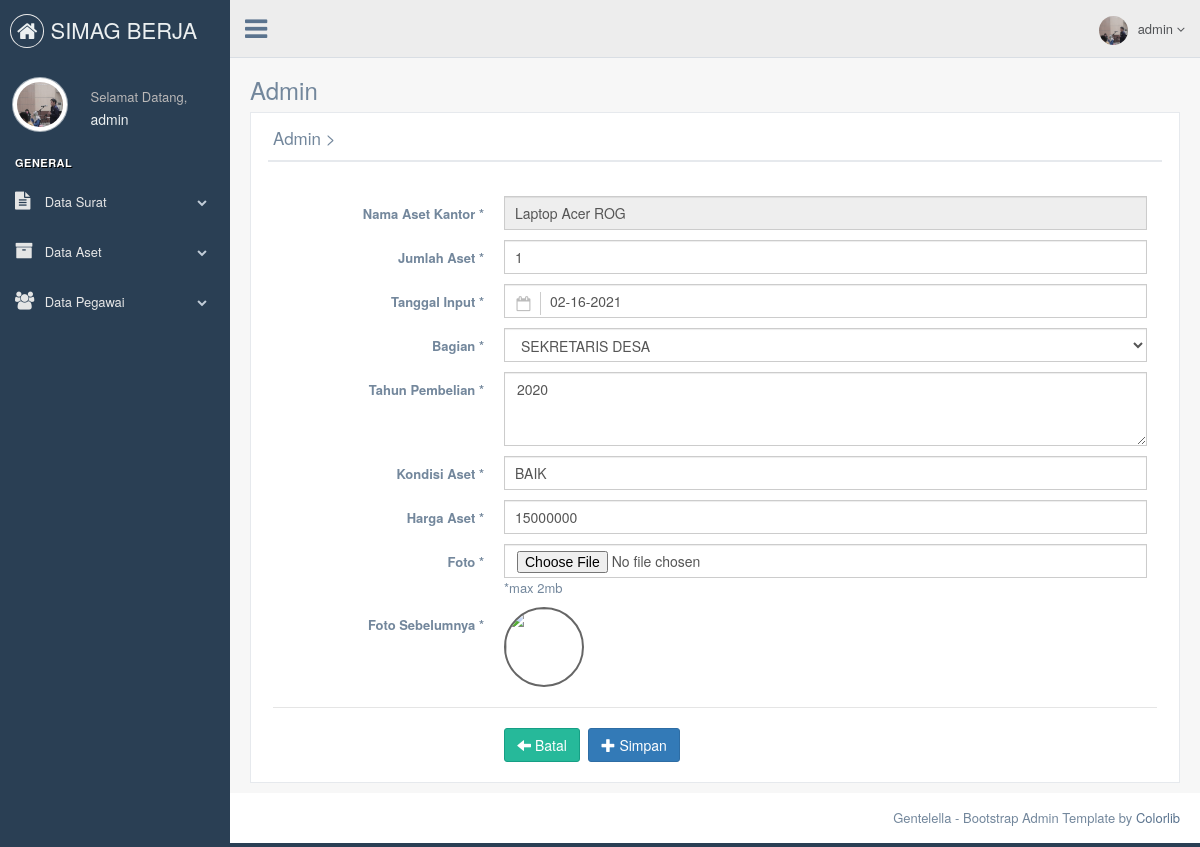
The page /admin/editasetkantor.php?id_asetkantor=12 (signed in) on the database its author committed.
### tables this page shows
CREATE TABLE `tb_asetkantor` (
  `id_asetkantor` int(11) NOT NULL,
  `nama_asetkantor` varchar(120) NOT NULL,
  `jumlah_asetkantor` varchar(15) NOT NULL,
  `tanggal_asetkantor` date NOT NULL,
  `tahun_asetkantor` year(4) NOT NULL,
  `kondisi_asetkantor` varchar(15) NOT NULL,
  `harga_asetkantor` varchar(15) NOT NULL,
  `gambar` varchar(225) NOT NULL,
  `nama_bagian` varchar(70) NOT NULL
);

### admin/editasetkantor.php (the view, shortened to what this page needs)
<!DOCTYPE html>
<html lang="en">
  <head>
    <link href="../assets/vendors/bootstrap/dist/css/bootstrap.min.css" rel="stylesheet">
    <link href="../assets/vendors/font-awesome/css/font-awesome.min.css" rel="stylesheet">
    <link href="../assets/vendors/nprogress/nprogress.css" rel="stylesheet">
    <link href="../assets/vendors/iCheck/skins/flat/green.css" rel="stylesheet">
    <link href="../assets/vendors/google-code-prettify/bin/prettify.min.css" rel="stylesheet">
    <link href="../assets/vendors/select2/dist/css/select2.min.css" rel="stylesheet">
    <link href="../assets/vendors/switchery/dist/switchery.min.css" rel="stylesheet">
    <link href="../assets/vendors/bootstrap-daterangepicker/daterangepicker.css" rel="stylesheet">
    <link href="../assets/vendors/bootstrap-datetimepicker/build/css/bootstrap-datetimepicker.css" rel="stylesheet">
    <link href="../assets/vendors/starrr/dist/starrr.css" rel="stylesheet">
    <link href="../assets/vendors/bootstrap-daterangepicker/daterangepicker.css" rel="stylesheet">
    <link href="../assets/build/css/custom.min.css" rel="stylesheet">
  </head>
  <body class="nav-md">
    <div class="container body">
      <div class="main_container">
        <?php
        include("sidebarmenu.php");
        ?>
        <?php
        include("header.php");
        ?>
        <div class="right_col" role="main">
          <div class="">
            <div class="page-title">
              <div class="title_left">
                <h3>Admin</h3>
              </div>
            </div>
            <div class="clearfix"></div>
            <div class="row">
              <div class="col-md-12 col-sm-12 col-xs-12">
                <div class="x_panel">
                  <div class="x_title">
                    <h2>Admin ><small>Edit Bagian</small></h2>
                    <div class="clearfix"></div>
                  </div>
                  <div class="x_content">
                    <br />
                    <form action="proses/proses_editasetkantor.php" method="post" enctype="multipart/form-data" id="demo-form2" name="formupdate" data-parsley-validate class="form-horizontal form-label-left">
                            <?php include '../koneksi/koneksi.php';
                            $id			            = mysqli_real_escape_string($db,$_GET['id_asetkantor']);
                            $sql  	           	= "SELECT * FROM tb_asetkantor where id_asetkantor='".$id."'";
                            $query  	          = mysqli_query($db, $sql);
                            $data 		          = mysqli_fetch_array($query);
                            $tanggal_asetkantor = $data['tanggal_asetkantor'];
                            $tanggal_asetkantor = date('m-d-Y', strtotime("$tanggal_asetkantor"));?>
                      <div class="form-group">
                        <label class="control-label col-md-3 col-sm-3 col-xs-12" for="last-name">Nama Aset Kantor <span class="required">*</span>
                        </label>
                        <div class="col-md-9 col-sm-9 col-xs-12">
                          <input value="<?php echo $data['nama_asetkantor'];?>" type="text" id="nama_asetkantor" name="nama_asetkantor" required="required"  placeholder="Masukkan Nama Aset " class="form-control col-md-7 col-xs-12" readonly="readonly">
                        </div>
                      </div>
                      <div class="form-group">
                        <label class="control-label col-md-3 col-sm-3 col-xs-12" for="last-name">Jumlah Aset <span class="required">*</span>
                        </label>
                        <div class="col-md-9 col-sm-9 col-xs-12">
                          <input value="<?php echo $data['jumlah_asetkantor'];?>" type="text" id="jumlah_asetkantor" name="jumlah_asetkantor" required="required" maxlength="70" placeholder="Masukkan Jumlah Aset" class="form-control col-md-7 col-xs-12">
                        </div>
                      </div>
                      <div class="form-group">
                        <label class="control-label col-md-3 col-sm-3 col-xs-12" for="first-name">Tanggal Input <span class="required">*</span>
                        </label>
                        <div class="col-md-9 col-sm-9 col-xs-12">
                        <fieldset>
                          <div class="control-group">
                            <div class="controls">
                                <input type="text" value="<?php echo "$tanggal_asetkantor" ?>" class="form-control has-feedback-left" id="single_cal3" name="tanggal_asetkantor" placeholder="" aria-describedby="inputSuccess2Status3" required="required">
                            </div>
                          </div>
                        </fieldset>
                        </div>
                      </div>
                      <div class="form-group">
                        <label class="control-label col-md-3 col-sm-3 col-xs-12" for="last-name">Bagian <span class="required">*</span> </label>
                        <div class="col-md-9 col-sm-9 col-xs-12">
                          <select name="nama_bagian" class="select2_single form-control" tabindex="-1">
                            <option value="<?php echo $data['nama_bagian'];?>"><?php echo $data['nama_bagian'];?></option>
                          </select>
                        </div>
                      </div>
                      <div class="form-group">
                        <label class="control-label col-md-3 col-sm-3 col-xs-12">Tahun Pembelian <span class="required">*</span>
                        </label>
                        <div class="col-md-9 col-sm-9 col-xs-12">
                          <textarea id="tahun_asetkantor" name="tahun_asetkantor" required="required" class="form-control" rows="3" placeholder='Masukkan Tahun'><?php echo $data['tahun_asetkantor'];?></textarea>
                          </div>
                      </div>
                      <div class="form-group">
                        <label class="control-label col-md-3 col-sm-3 col-xs-12" for="last-name">Kondisi Aset <span class="required">*</span>
                        </label>
                        <div class="col-md-9 col-sm-9 col-xs-12">
                          <input value="<?php echo $data['kondisi_asetkantor'];?>" type="text" id="kondisi_asetkantor" name="kondisi_asetkantor" required="required" maxlength="70" placeholder="Masukkan Kondisi Aset" class="form-control col-md-7 col-xs-12">
                        </div>
                      </div>
                      <div class="form-group">
                        <label class="control-label col-md-3 col-sm-3 col-xs-12" for="last-name">Harga Aset <span class="required">*</span>
                        </label>
                        <div class="col-md-9 col-sm-9 col-xs-12">
                          <input value="<?php echo $data['harga_asetkantor'];?>" type="text" onkeyup="validAngka(this)" id="harga_asetkantor" name="harga_asetkantor" required="required" maxlength="16" placeholder="Masukkan Harga Aset" class="form-control col-md-7 col-xs-12">
                        </div>
                      </div>
                      <div class="form-group">
                        <label class="control-label col-md-3 col-sm-3 col-xs-12">Foto <span class="required">*</span>
                        </label>
                        <div class="col-md-9 col-sm-9 col-xs-12">
                         <input name="gambar" accept="image/png,image/jpeg,image/jpg" type="file" id="gambar" class="form-control" autocomplete="off"/> *max 2mb
                        </div>
                      </div>
                      <div class="form-group">
                        <label class="control-label col-md-3 col-sm-3 col-xs-12">Foto Sebelumnya <span class="required">*</span>
                        </label>
                        <div class="col-md-9 col-sm-9 col-xs-12">
                          <img src="../bagian/images/<?php echo $data['gambar']; ?>" class="img-circle" height="80" width="80" style="border: 2px solid #666666;" />
                        </div>
                      </div>
                      <div class="ln_solid"></div>
                      <div class="form-group">
                        <div class="col-md-6 col-sm-6 col-xs-12 col-md-offset-3">
                          <a href="dataasetkantor.php" class="btn btn-success"><span class="glyphicon glyphicon-arrow-left"></span> Batal</a>
                          <button type="submit" name="input" value="Simpan" class="btn btn-primary"><i class="glyphicon glyphicon-plus"></i> Simpan</button>
                        </div>
                      </div>
                    </form>
                  </div>
                </div>
              </div>
            </div>
          </div>
        </div>
        <footer>
          <div class="pull-right">
            Gentelella - Bootstrap Admin Template by <a href="https://colorlib.com">Colorlib</a>
          </div>
          <div class="clearfix"></div>
        </footer>
      </div>
    </div>
  </body>
</html>

### admin/sidebarmenu.php (shortened to what this page needs)
<?php
	 include '../koneksi/koneksi.php';
			$sql  		= "SELECT * FROM tb_admin where id_admin='".$_SESSION['id']."'";
			$query  	= mysqli_query($db, $sql);
			$data 		= mysqli_fetch_array($query);
?>
        <div class="col-md-3 left_col">
          <div class="left_col scroll-view">
            <div class="navbar nav_title" style="border: 0; background-colour : #20c997;">
              <a href="index.php" class="site_title"><i class="fa fa-home"></i> <span> SIMAG BERJA</span></a>
            </div>
            <div class="profile clearfix">
              <div class="profile_pic">
                <img src="images/<?php echo $data['gambar']; ?>" height="55" width="55" alt="" class="img-circle profile_img">
              </div>
              <div class="profile_info">
                <span>Selamat Datang,</span>
                <h2><?php echo $_SESSION['nama'];?></h2>
              </div>
            </div>
            <br />
            <div id="sidebar-menu" class="main_menu_side hidden-print main_menu">
              <div class="menu_section">
                <h3>General</h3>
                <ul class="nav side-menu">
                  <li><a><i class="fa fa-file-text"></i> Data Surat <span class="fa fa-chevron-down"></span></a>
                  </li>
                  <li><a><i class="fa fa-archive"></i> Data Aset <span class="fa fa-chevron-down"></span></a>
                  </li>
                  <li><a><i class="fa fa-users"></i> Data Pegawai <span class="fa fa-chevron-down"></span></a>
                  </li>
                </ul>
              </div>
            </div>
          </div>
        </div>

### admin/header.php (shortened to what this page needs)
<?php
include '../koneksi/koneksi.php';
$sql  		= "SELECT * FROM tb_admin where id_admin='".$_SESSION['id']."'";
$query  	= mysqli_query($db, $sql);
$data 		= mysqli_fetch_array($query);
?>
        <div class="top_nav">
          <div class="nav_menu" style="background-colour : dogeblue;">
            <nav>
              <div class="nav toggle">
                <a id="menu_toggle"><i class="fa fa-bars"></i></a>
              </div>
              <ul class="nav navbar-nav navbar-right">
                <li class="">
                  <a href="javascript:;" class="user-profile dropdown-toggle" data-toggle="dropdown" aria-expanded="false">
                    <img src="images/<?php echo $data['gambar']; ?>" alt=""><?php echo $_SESSION['nama'];?>
                    <span class=" fa fa-angle-down"></span>
                  </a>
                </li>
              </ul>
            </nav>
          </div>
        </div>

### rows shown on the page
tb_asetkantor: nama_asetkantor "Laptop Acer ROG", jumlah_asetkantor "1", tanggal_asetkantor "02-16-2021", nama_bagian "SEKRETARIS DESA", tahun_asetkantor "2020", kondisi_asetkantor "BAIK", harga_asetkantor "15000000"

### other values the page prints
$_SESSION['nama'] "admin"
